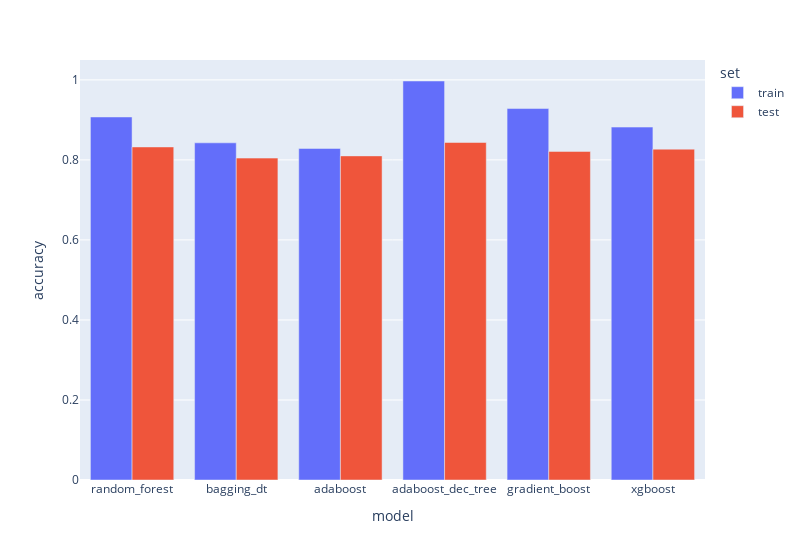

The cell this chart's notebook holds for it:
### Code cell
px.bar(scores_df, x = "model", y = 'accuracy', color = 'set', barmode = 'group', width = 800)

### Figure 1 — Plotly figure (JSON) as saved in the notebook; plotly's stock layout.template omitted (floating-point values rounded to 4 significant figures)
{"data": [{"alignmentgroup": "True", "hovertemplate": "set=train<br>model=%{x}<br>accuracy=%{y}<extra></extra>", "legendgroup": "train", "marker": {"color": "#636efa", "pattern": {"shape": ""}}, "name": "train", "offsetgroup": "train", "orientation": "v", "showlegend": true, "textposition": "auto", "type": "bar", "x": ["random_forest", "bagging_dt", "adaboost", "adaboost_dec_tree", "gradient_boost", "xgboost"], "xaxis": "x", "y": [0.9073, 0.8427, 0.8287, 0.9972, 0.9284, 0.882], "yaxis": "y"}, {"alignmentgroup": "True", "hovertemplate": "set=test<br>model=%{x}<br>accuracy=%{y}<extra></extra>", "legendgroup": "test", "marker": {"color": "#EF553B", "pattern": {"shape": ""}}, "name": "test", "offsetgroup": "test", "orientation": "v", "showlegend": true, "textposition": "auto", "type": "bar", "x": ["random_forest", "bagging_dt", "adaboost", "adaboost_dec_tree", "gradient_boost", "xgboost"], "xaxis": "x", "y": [0.8324, 0.8045, 0.8101, 0.8436, 0.8212, 0.8268], "yaxis": "y"}], "layout": {"barmode": "group", "legend": {"title": {"text": "set"}, "tracegroupgap": 0}, "margin": {"t": 60}, "width": 800, "xaxis": {"anchor": "y", "domain": [0, 1], "title": {"text": "model"}}, "yaxis": {"anchor": "x", "domain": [0, 1], "title": {"text": "accuracy"}}}}
